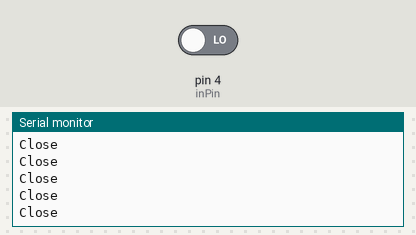
Bench run of a sketch on a simulated Arduino Uno, built with avr-gcc and run on an emulated ATmega328P. Shown: the last lines printed to the serial monitor. The inputs (shaded band) are chosen by the test bench; at power-on: pin 4 (inPin) LOW.

Above: at 1.2 s.
1.3 s: pin 4 (inPin) driven HIGH
At 2.3 s:
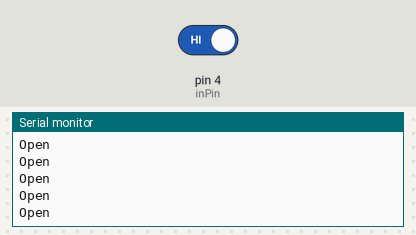
3.2 s: pin 4 (inPin) driven LOW
At 4.1 s:
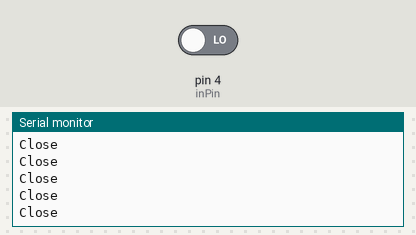
6.2 s: pin 4 (inPin) driven HIGH
At 7.3 s:
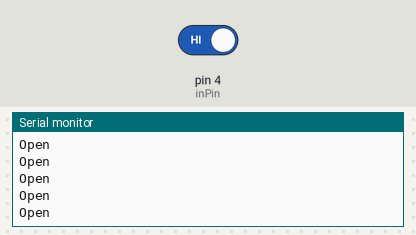
9.2 s: pin 4 (inPin) driven LOW
At 9.9 s:
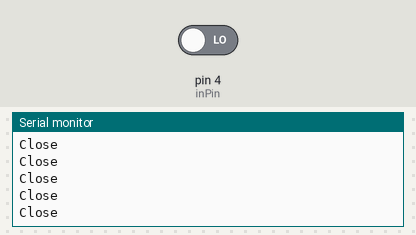

The sketch:

Mhack.ino
```cpp
int inPin=4;
int val = 0;
void setup() {
  // put your setup code here, to run once:
  pinMode(inPin, INPUT);
  Serial.begin(9600);
}

void loop() {
  // put your main code here, to run repeatedly:
  val = digitalRead(inPin);  // read input value
  if (val == HIGH) {         // check if the input is HIGH (button released)
    Serial.println("Open");  // turn LED OFF
  } else {
    Serial.println("Close");  // turn LED ON
  }
}
```

Measured:
- after the input at 1.3 s, the serial monitor: prints a new line after 0.07 s (image 1)
